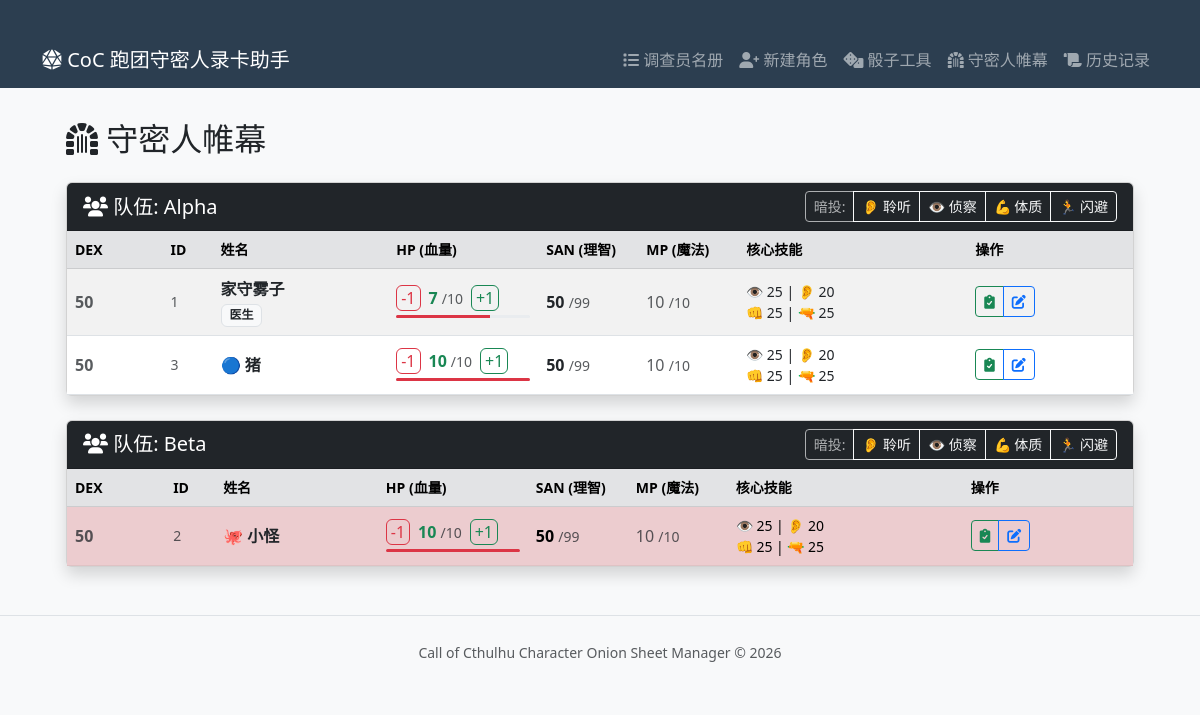
The page /kp/dashboard on the database as committed earlier.
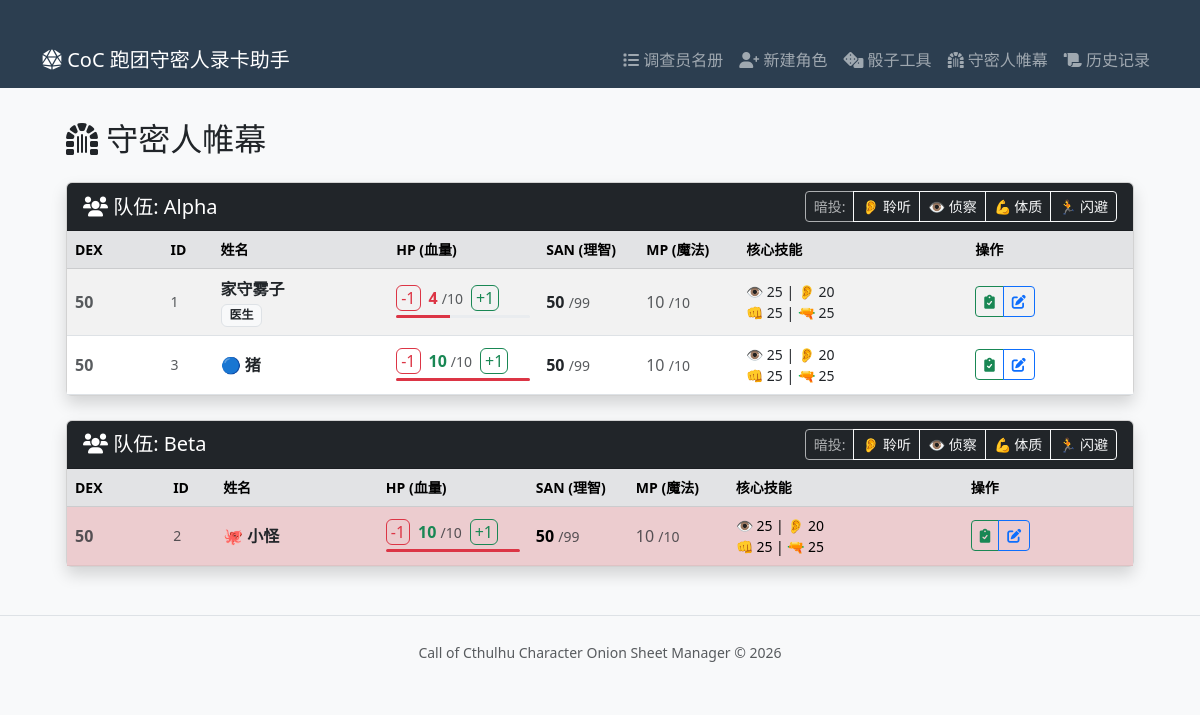
The same page on the database as committed later.
### models.py (models this page shows)
class Investigator(SQLModel, table=True):
    id: Optional[int] = Field(default=None, primary_key=True)
    player_name: str = Field(default="")
    name: str = Field(default="")
    occupation: str = Field(default="")
    mother_tongue: str = Field(default="")
    gender: str = Field(default="")
    age: int = Field(default=20)
    team_name: str = Field(default="Alpha")
    card_type: str = Field(default="player")
    armor: int = Field(default=0)
    str_stat: int = Field(default=50)  # 力量
    dex_stat: int = Field(default=50)  # 敏捷
    con_stat: int = Field(default=50)  # 体质
    pow_stat: int = Field(default=50)  # 意志
    app_stat: int = Field(default=50)  # 外貌
    siz_stat: int = Field(default=50)  # 体型
    int_stat: int = Field(default=50)  # 智力
    edu_stat: int = Field(default=50)  # 教育
    luck_stat: int = Field(default=50)  # 幸运
    hp_max: int = Field(default=10)  # 生命上限
    mp_max: int = Field(default=10)  # 魔法上限
    db_val: str = Field(default="0")  # 伤害加值 (通常是字符串如 +1d4)
    san_current: int = Field(default=50)
    mp_current: int = Field(default=10)
    hp_current: int = Field(default=10)
    credit_rating: int = Field(default=0)
    spot_hidden: int = Field(default=25)
    listen: int = Field(default=20)
    library_use: int = Field(default=20)
    first_aid: int = Field(default=30)
    medicine: int = Field(default=1)  # 修正默认值
    psychoanalysis: int = Field(default=1)
    charm: int = Field(default=15)
    fast_talk: int = Field(default=5)
    intimidate: int = Field(default=15)
    persuade: int = Field(default=10)
    accounting: int = Field(default=5)
    appraise: int = Field(default=5)
    archaeology: int = Field(default=1)
    anthropology: int = Field(default=1)
    law: int = Field(default=5)
    history: int = Field(default=5)
    occult: int = Field(default=5)
    natural_world: int = Field(default=10)
    psychology: int = Field(default=10)
    science_a_name: str = Field(default="")
    science_a_val: int = Field(default=1)
    science_b_name: str = Field(default="")
    science_b_val: int = Field(default=1)
    science_c_name: str = Field(default="")
    science_c_val: int = Field(default=1)
    ride: int = Field(default=5)
    drive_auto: int = Field(default=20)
    drive_a_name: str = Field(default="")
    drive_a_val: int = Field(default=1)
    locksmith: int = Field(default=1)
    mech_repair: int = Field(default=10)
    elec_repair: int = Field(default=10)
    climb: int = Field(default=20)
    jump: int = Field(default=20)
    swim: int = Field(default=20)
    stealth: int = Field(default=20)
    track: int = Field(default=10)
    sleight_of_hand: int = Field(default=10)
    disguise: int = Field(default=5)
    navigate: int = Field(default=10)
    survival: int = Field(default=10)
    dodge: int = Field(default=25)
    throw: int = Field(default=20)
    fighting_brawl: int = Field(default=25)
    fighting_b_name: str = Field(default="")
    fighting_b_val: int = Field(default=1)
    fighting_c_name: str = Field(default="")
    fighting_c_val: int = Field(default=1)
    firearms_handgun: int = Field(default=25)
    firearms_rifle: int = Field(default=25)
    firearms_c_name: str = Field(default="")
    firearms_c_val: int = Field(default=1)
    language: int = Field(default=50)
    language_b_name: str = Field(default="")
    language_b_val: int = Field(default=1)
    language_c_name: str = Field(default="")
    language_c_val: int = Field(default=1)
    craft_a_name: str = Field(default="")
    craft_a_val: int = Field(default=5)
    craft_b_name: str = Field(default="")
    craft_b_val: int = Field(default=5)
    cthulhu_mythos: int = Field(default=0)
    item_1: str = Field(default="")
    item_2: str = Field(default="")
    item_3: str = Field(default="")
    item_4: str = Field(default="")
    item_5: str = Field(default="")
    item_6: str = Field(default="")
    item_7: str = Field(default="")
    item_8: str = Field(default="")
    description: str = Field(default="")
    ideology: str = Field(default="")
    significant_people: str = Field(default="")
    significant_location: str = Field(default="")
    treasured_possession: str = Field(default="")
    traits: str = Field(default="")
    injuries: str = Field(default="")
    history_text_1: str = Field(default="")# 可以在前端用换行符分隔
    history_text_2: str = Field(default="")
    history_text_3: str = Field(default="")
    history_text_4: str = Field(default="")
    spells_text_1: str = Field(default="")
    spells_text_2: str = Field(default="")
    spells_text_3: str = Field(default="")
    spells_text_4: str = Field(default="")
    fighting_damage_a: str = Field(default="")
    fighting_damage_b: str = Field(default="")
    fighting_damage_c: str = Field(default="")
    firearms_damage_a: str = Field(default="")
    firearms_damage_b: str = Field(default="")
    firearms_damage_c: str = Field(default="")

### routers/kp.py (the view)
@router.get("/dashboard", response_class=HTMLResponse)
async def kp_dashboard(request: Request, session: Session = Depends(get_session)):
    statement = select(Investigator).order_by(Investigator.team_name, Investigator.dex_stat.desc())
    all_invs = session.exec(statement).all()
    teams = {}
    for inv in all_invs:
        if inv.team_name not in teams:
            teams[inv.team_name] = []
        teams[inv.team_name].append(inv)
    return templates.TemplateResponse("kp_dashboard.html", {
        "request": request,
        "teams": teams
    })

### templates/kp_dashboard.html (shortened to what this page needs)
{% extends "base.html" %}
{% block content %}
<div class="container-fluid px-4">
    <h2 class="mb-4"><i class="fas fa-dungeon"></i> 守密人帷幕 </h2>
    <div id="kp-dashboard-container"
         hx-get="/kp/dashboard/content"
         hx-trigger="every 2s"
         hx-swap="innerHTML">
        {% include "snippets/kp_dashboard_teams.html" %}
    </div>
</div>
{% endblock %}

### templates/snippets/kp_dashboard_teams.html (shortened to what the changed rows need)
    {% for team_name, members in teams.items() %}
    <div class="card mb-4 shadow">
        <div class="card-header bg-dark text-white d-flex justify-content-between align-items-center">
            <h5 class="mb-0">
                <i class="fas fa-users"></i> 队伍: {{ team_name }}
            </h5>
            <div class="btn-group btn-group-sm">
                <span class="btn btn-outline-light disabled">暗投:</span>
                <button class="btn btn-outline-light"
                        hx-post="/kp/mass_roll" hx-vals='{"team_name": "{{ team_name }}", "skill_key": "listen", "skill_label": "聆听"}' hx-target="#mass-roll-result-{{ loop.index }}">
                    👂 聆听
                </button>
                <button class="btn btn-outline-light"
                        hx-post="/kp/mass_roll" hx-vals='{"team_name": "{{ team_name }}", "skill_key": "spot_hidden", "skill_label": "侦察"}' hx-target="#mass-roll-result-{{ loop.index }}">
                    👁️ 侦察
                </button>
                <button class="btn btn-outline-light"
                        hx-post="/kp/mass_roll" hx-vals='{"team_name": "{{ team_name }}", "skill_key": "con_stat", "skill_label": "体质"}' hx-target="#mass-roll-result-{{ loop.index }}">
                    💪 体质
                </button>
                <button class="btn btn-outline-light"
                        hx-post="/kp/mass_roll" hx-vals='{"team_name": "{{ team_name }}", "skill_key": "dodge", "skill_label": "闪避"}' hx-target="#mass-roll-result-{{ loop.index }}">
                    🏃 闪避
                </button>
            </div>
        </div>
        <div class="card-body p-0">
            <div class="table-responsive">
                <table class="table table-hover table-striped mb-0 align-middle">
                    <thead class="table-secondary small">
                        <tr>
                            <th>DEX</th>
                            <th style="width: 50px;">ID</th>
                            <th>姓名</th>
                            <th style="width: 150px;">HP (血量)</th>
                            <th style="width: 100px;">SAN (理智)</th>
                            <th style="width: 100px;">MP (魔法)</th>
                            <th>核心技能</th>
                            <th>操作</th>
                        </tr>
                    </thead>
                    <tbody>
                        {% for inv in members %}
                        <tr class="{% if inv.card_type == 'monster' %}table-danger{% endif %}">
                            <td class="fw-bold text-muted">{{ inv.dex_stat }}</td>
                            <td class="text-muted small">{{ inv.id }}</td>
                            <td>
                                <strong>
                                    {% if inv.card_type == 'npc' %}🔵 {% endif %}
                                    <a href="/investigators/inspect/{{ inv.id }}" target="_blank" class="text-decoration-none text-dark">{{ inv.name }}</a>
                                </strong>
                                <br>
                                <span class="badge bg-light text-dark border">{{ inv.occupation }}</span>
                            </td>
                            <td>
                                <div class="d-flex align-items-center">
                                    <button class="btn btn-xs btn-outline-danger py-0 px-1 me-1"
                                            hx-post="/kp/quick_change" hx-vals='{"inv_id": {{ inv.id }}, "field": "hp_current", "delta": -1}' hx-target="#hp-val-{{ inv.id }}">-1</button>
                                    <span id="hp-val-{{ inv.id }}" class="fw-bold mx-1 {{ 'text-danger' if inv.hp_current < 5 else 'text-success' }}">
                                        {{ inv.hp_current }}
                                    </span>
                                    <span class="text-muted small me-1">/{{ inv.hp_max }}</span>
                                    <button class="btn btn-xs btn-outline-success py-0 px-1 ms-1"
                                            hx-post="/kp/quick_change" hx-vals='{"inv_id": {{ inv.id }}, "field": "hp_current", "delta": 1}' hx-target="#hp-val-{{ inv.id }}">+1</button>
                                </div>
                                <div class="progress mt-1" style="height: 3px;">
                                    <div class="progress-bar bg-danger" role="progressbar" style="width: {{ (inv.hp_current / inv.hp_max) * 100 }}%"></div>
                                </div>
                            </td>
                            <td>
                                <span class="fw-bold">{{ inv.san_current }}</span>
                                <span class="text-muted small">/{{ 99 - inv.cthulhu_mythos }}</span>
                            </td>
                             <td>
                                <span class="text-muted">{{ inv.mp_current }}</span>
                                <span class="text-muted small">/{{ inv.mp_max }}</span>
                             </td>
                            <td class="small">
                                <div>👁️ {{ inv.spot_hidden }} | 👂 {{ inv.listen }}</div>
                                <div>👊 {{ inv.fighting_brawl }} | 🔫 {{ inv.firearms_handgun }}</div>
                            </td> <td>
                                <div class="btn-group btn-group-sm">
                                    <a href="/investigators/inspect/{{ inv.id }}" class="btn btn-outline-success" title="检验">
                                        <i class="fas fa-clipboard-check"></i>
                                    </a>
                                    <a href="/investigators/edit/{{ inv.id }}" class="btn btn-outline-primary" title="编辑">
                                        <i class="fas fa-edit"></i>
                                    </a>
                                </div>
                            </td>
                        </tr>
                        {% endfor %}
                    </tbody>
                </table>
            </div>
        </div>
    </div>
    {% endfor %}

Rows that differ between the two databases and show on the page:
changed Investigator "Alpha": hp_current "7" → "4"
